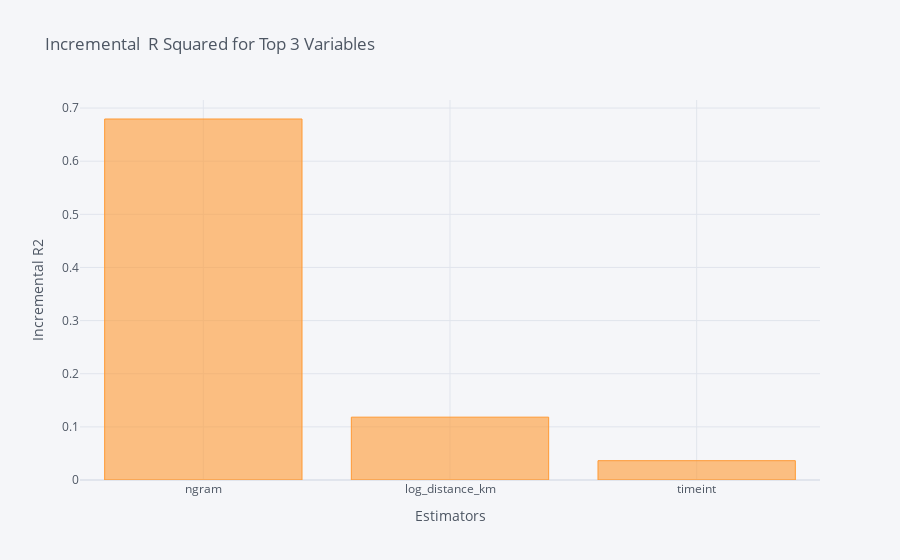

The notebook cell this image was saved under:
### Code cell
country='Argentina'
NDFS=countries_NDFS[country]

print(country)
print('----------------------------------')
dominance_regression=Dominance(data=NDFS,target='mu',objective=1)
dominance_regression.incremental_rsquare()
dominance_regression.plot_incremental_rsquare()

### Figure 1 — Plotly figure (JSON) as saved in the notebook; plotly's stock layout.template omitted (floating-point values rounded to 4 significant figures)
{"data": [{"marker": {"color": "rgba(255, 153, 51, 0.6)", "line": {"color": "rgba(255, 153, 51, 1.0)", "width": 1}}, "name": "incremental_r2", "orientation": "v", "text": "", "type": "bar", "x": ["ngram", "log_distance_km", "timeint"], "y": [0.6794, 0.1183, 0.03636]}], "layout": {"legend": {"bgcolor": "#F5F6F9", "font": {"color": "#4D5663"}}, "paper_bgcolor": "#F5F6F9", "plot_bgcolor": "#F5F6F9", "title": {"font": {"color": "#4D5663"}, "text": "Incremental  R Squared for Top 3 Variables "}, "xaxis": {"gridcolor": "#E1E5ED", "showgrid": true, "tickfont": {"color": "#4D5663"}, "title": {"font": {"color": "#4D5663"}, "text": "Estimators"}, "zerolinecolor": "#E1E5ED"}, "yaxis": {"gridcolor": "#E1E5ED", "showgrid": true, "tickfont": {"color": "#4D5663"}, "title": {"font": {"color": "#4D5663"}, "text": "Incremental R2"}, "zerolinecolor": "#E1E5ED"}}}
